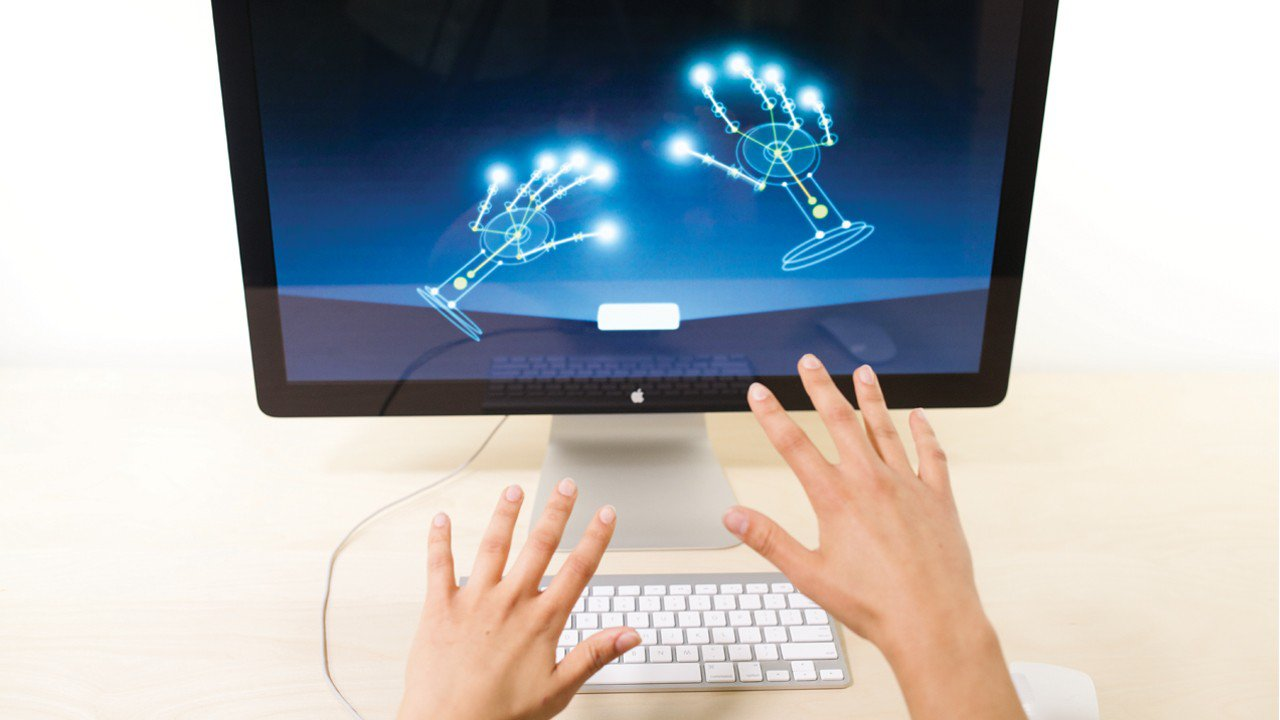
#> input picture leap-motion.jpeg, 1280 x 720 px
$ python -i algorithm.py   (imports and definitions only)
#> lines starting #> are read from the running program, lines starting #| are printed output that depends on the picture
import operator
import os
import cv2
import numpy as np
from keras import backend as K
from keras import layers
from keras.layers import Conv2D, MaxPooling2D, Input
from keras.layers import Dense, Dropout, Activation, Flatten
from keras.models import Model

from hand_classifier.utils import detector_utils


class Config(object):
    img_rows, img_cols = 200, 200
    height, width = 200, 200
    img_channels = 1
    batch_size = 32
    nb_classes = 20
    nb_filters = 32
    nb_pool = 2
    nb_conv = 3
    low_range = np.array([0, 50, 80])
    upper_range = np.array([30, 200, 255])
    kernel_square = np.ones((11, 11), np.uint8)
    kernel_ellipse = cv2.getStructuringElement(cv2.MORPH_ELLIPSE, (5, 5))
    kernel_ellipse2 = cv2.getStructuringElement(cv2.MORPH_ELLIPSE, (8, 8))
    kernel_ellipse3 = cv2.getStructuringElement(cv2.MORPH_ELLIPSE, (5, 5))
    lastgesture = -1
    output = ["Scissors", "Scissors", "Others", "Others", "Rock", "Others", "Others", "Others", "Scissors", "Scissors",
              "Scissors", "Others", "Paper", "Paper", "Rock", "Scissors", "Others", "Others", "Others", "Others"]


class HandClassifier(object):
    def __init__(self, config=Config(), model_dir=os.path.join(os.path.dirname(__file__) + './weights/weights.hdf5')):
        self.config = config
        self.detection_graph, self.sess = detector_utils.load_inference_graph()
        input_sensor = Input(shape=(self.config.img_rows, self.config.img_cols, self.config.img_channels))
        x1 = Conv2D(self.config.nb_filters, (self.config.nb_conv, self.config.nb_conv), padding='same')(input_sensor)
        x1 = Activation('relu')(x1)
        x1 = Conv2D(self.config.nb_filters, (self.config.nb_conv, self.config.nb_conv), padding='same')(x1)
        x1 = layers.add([x1, input_sensor])
        x1 = Activation('relu')(x1)
        x1 = MaxPooling2D(pool_size=(self.config.nb_pool, self.config.nb_pool))(x1)

        x2 = Conv2D(self.config.nb_filters, (self.config.nb_conv, self.config.nb_conv), padding='same')(x1)
        x2 = Activation('relu')(x2)
        x2 = Conv2D(self.config.nb_filters, (self.config.nb_conv, self.config.nb_conv), padding='same')(x2)
        x2 = layers.add([x2, x1])
        x2 = Activation('relu')(x2)
        x2 = MaxPooling2D(pool_size=(self.config.nb_pool, self.config.nb_pool))(x2)

        x = Dropout(0.5)(x2)
        x = Flatten()(x)
        x = Dense(128)(x)
        x = Activation('relu')(x)
        x = Dropout(0.5)(x)
        x = Dense(self.config.nb_classes)(x)
        output = Activation('softmax')(x)

        self.model = Model(inputs=input_sensor, outputs=output)
        self.model.compile(loss='categorical_crossentropy', optimizer='adadelta', metrics=['accuracy'])
        self.model.summary()
        self.model.get_config()

        print("loading ", model_dir)
        self.model.load_weights(model_dir)
        self.layer = self.model.layers[-1]
        self.roi = 0
        # 0 others, 1 Rock, 2 Papers, 3 scis
        self.gesture_identifier = 0
        self.get_output = K.function([self.model.layers[0].input, K.learning_phase()], [self.layer.output, ])

    def get_identifier(self):
        return self.gesture_identifier

    # [22 lines left out: function guess_gesture, not called in this run]

    def detect(self, image):
        return detector_utils.detect_objects(image, self.detection_graph, self.sess)

    @staticmethod
    def draw_result(image, boxes, scores, score_thresh=0.2, im_width=640, im_height=480):
        return detector_utils.draw_box_on_image(1, score_thresh, scores, boxes, im_width, im_height, image)

    # [30 lines left out: functions image_preprocess, gesture_postprocess, classify, not called in this run]


# [26 lines not run here, left out]

>>> import cv2
>>> picture = cv2.imread('../leap-motion.jpeg', cv2.IMREAD_GRAYSCALE)
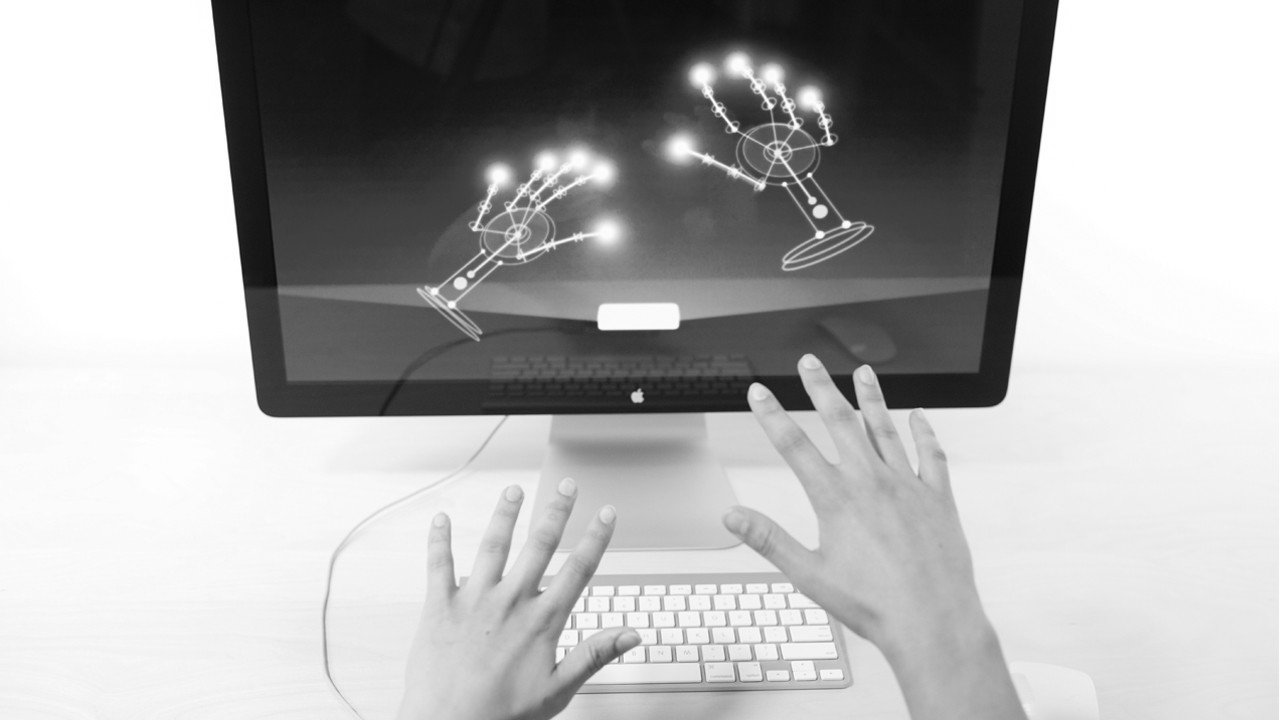
#> picture: shape (720, 1280); min 9, max 255, mean 173.7
>>> result = HandClassifier().image_preprocess(picture)
#> (the run stopped early here; a loop or call above may not have finished)
